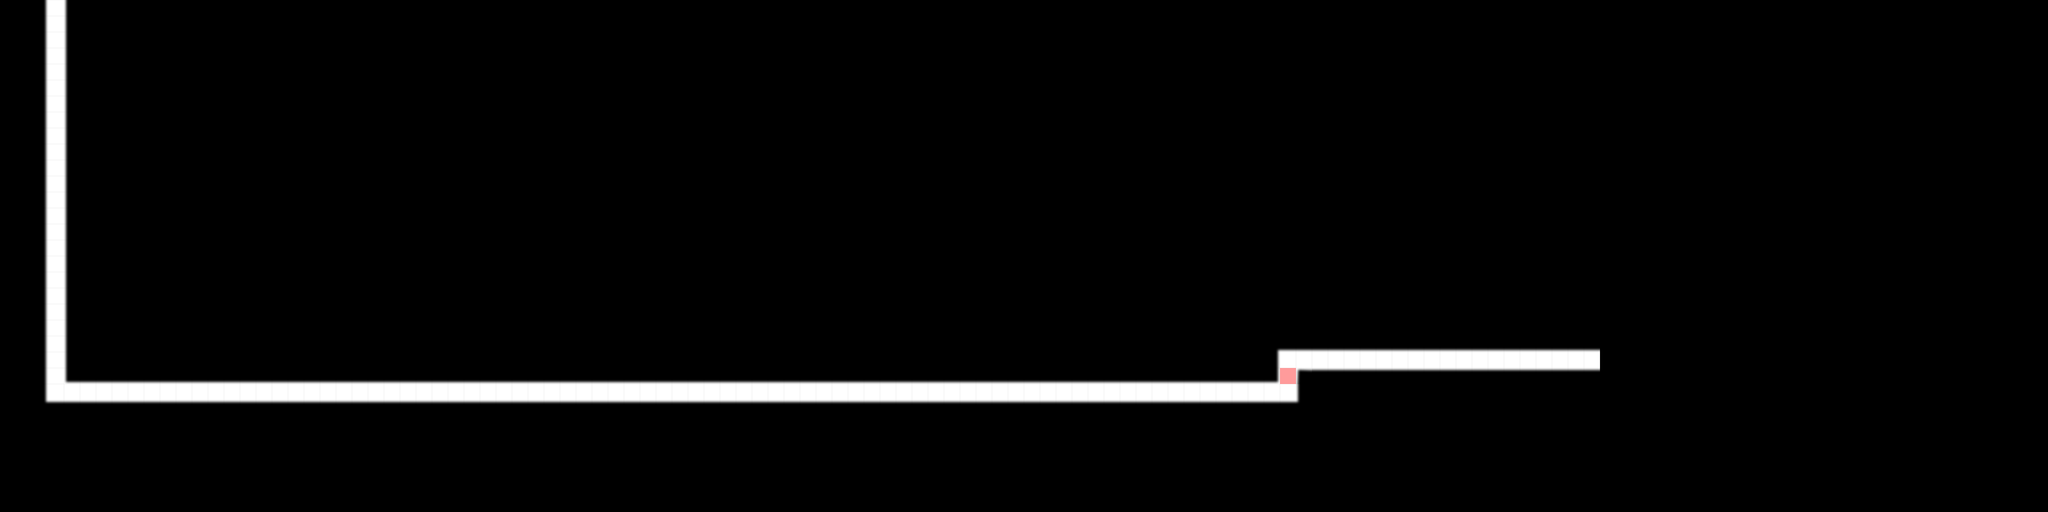

A 2D game scene composited from a Tiled map and its tileset images. What follows is a short description and the map's XML, with each tile layer's data collapsed to a summary:
An orthogonal 128x32 tile map with 32x32 px tiles, 2 tile layers (ArtTiles, CollisionTiles), 2 tilesets and 6 objects (3x CollisionObject, 2x LightObject, SpawnPointObject).

<map version="1.0" orientation="orthogonal" width="128" height="32" tilewidth="32" tileheight="32">
 <properties>
  <property name="BackgroundTrack" value="Rain" />
  <property name="ParticleEffect" value="Rain" />
 </properties>
 <tileset firstgid="1" name="MetaTiles" tilewidth="32" tileheight="32">
  <image source="TileSets/MetaTiles.png" width="96" height="32" />
 </tileset>
 <tileset firstgid="4" name="MainTileset" tilewidth="32" tileheight="32">
  <image source="TileSets/MainTileset.png" width="160" height="96" />
 </tileset>
 <layer name="ArtTiles" width="128" height="32">
  <data>[4096 cells, 369 non-empty, 11 distinct tile ids]</data>
 </layer>
 <layer name="CollisionTiles" width="128" height="32">
  <data>[4096 cells, 1 non-empty, 1 distinct tile ids]</data>
 </layer>
 <objectgroup name="CollisionObjects" width="128" height="32">
  <object name="StartWall" type="CollisionObject" x="96" y="0" width="32" height="768" />
  <object name="StartGround" type="CollisionObject" x="96" y="768" width="2496" height="32" />
  <object name="FirstStepPlatform" type="CollisionObject" x="2560" y="704" width="640" height="32" />
 </objectgroup>
 <objectgroup name="SpawnPointObjects" width="128" height="32">
  <object name="InitialSpawnPoint" type="SpawnPointObject" x="288" y="544" width="96" height="96" />
 </objectgroup>
 <objectgroup name="LightObjects" width="128" height="32">
  <object name="GravityLight1" type="LightObject" x="4000" y="352" width="64" height="32">
   <properties>
    <property name="GravityValue" value="-4.0" />
    <property name="LightAngle" value="1.6" />
    <property name="LightColor" value="CornflowerBlue" />
    <property name="LightFov" value="1.2" />
    <property name="LightMotion" value="None" />
    <property name="LightRange" value="600" />
    <property name="LightType" value="Gravity" />
   </properties>
  </object>
  <object name="NullLight1" type="LightObject" x="4000" y="96" width="68" height="32">
   <properties>
    <property name="LightAngle" value="1.6" />
    <property name="LightColor" value="Gray" />
    <property name="LightFov" value="1.4" />
    <property name="LightMotion" value="Pendulum" />
    <property name="LightRange" value="500" />
    <property name="LightType" value="Null" />
   </properties>
  </object>
 </objectgroup>
</map>